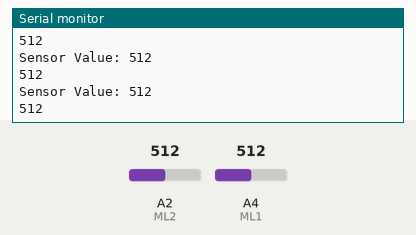
Bench run of a sketch on a simulated Arduino Uno, built with avr-gcc and run on an emulated ATmega328P. Shown: the last lines printed to the serial monitor. The inputs (shaded band) are chosen by the test bench; at power-on: A2 (ML2) = 512, A4 (ML1) = 512.

Above: at 1.2 s.
1.3 s: A2 (ML2) set to 716
At 1.39 s:
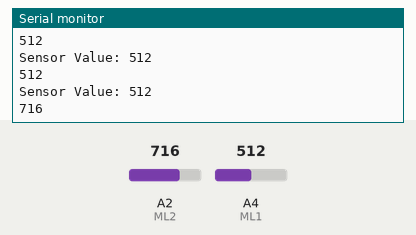
2.8 s: A4 (ML1) set to 716
At 2.8 s:
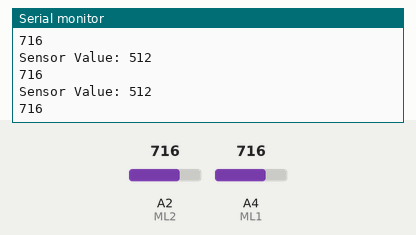
4.3 s: A2 (ML2) set to 900
At 4.31 s:
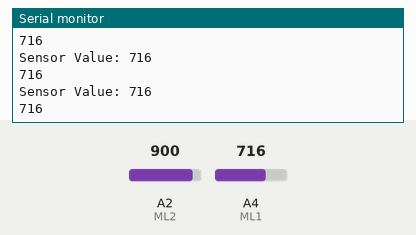
5.8 s: A4 (ML1) set to 900
At 5.82 s:
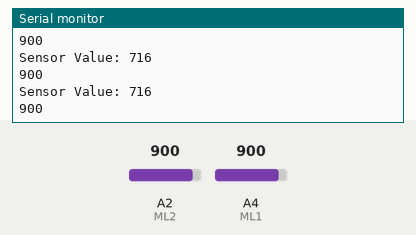
Timing chart, 0 to 8.3 s (numbered marks = the images above; inputs shaded):
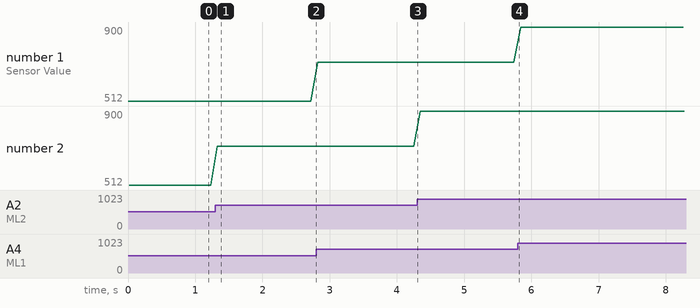

The sketch:

Sensors.ino
```cpp
int ML1=A4; //Micro Line Sensor Connected to Analog 1
int ML2=A2;
int value; //We declared some variable for storing ML1 output
int value2;

void setup() {
   Serial.begin(9600);
}

void loop() {
  value=analogRead(ML1); // It will be read between 0 to 1023 by Analog Reading
  value2=analogRead(ML2);
  Serial.print("Sensor Value: "); //It will write this words to serial monitor
  Serial.println(value); //Controller will send serial monitor to raw value.
  Serial.println(value2);
  delay(100);  // we are adding 100 ms delay for delay at readings.
  }
```

Measured:
- after the input at 1.3 s, the serial monitor: prints a new line at once (image 1)
- plotted number 2: 512 → 716 after the input at 1.3 s, 716 → 900 after the input at 4.3 s
